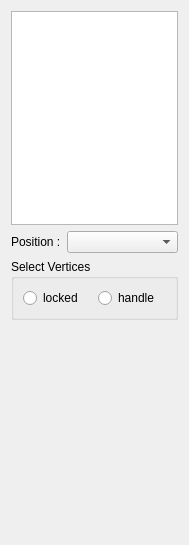
<?xml version="1.0" encoding="UTF-8"?>
<ui version="4.0">
 <class>SurfaceDeformationWidget</class>
 <widget class="QWidget" name="SurfaceDeformationWidget">
  <property name="geometry">
   <rect>
    <x>0</x>
    <y>0</y>
    <width>189</width>
    <height>545</height>
   </rect>
  </property>
  <property name="windowTitle">
   <string>Form</string>
  </property>
  <layout class="QVBoxLayout" name="verticalLayout">
   <item>
    <widget class="QListWidget" name="mapList"/>
   </item>
   <item>
    <layout class="QHBoxLayout" name="horizontalLayout">
     <item>
      <widget class="QLabel" name="label_2">
       <property name="text">
        <string>Position :</string>
       </property>
      </widget>
     </item>
     <item>
      <widget class="QComboBox" name="combo_positionAttribute">
       <property name="sizePolicy">
        <sizepolicy hsizetype="Expanding" vsizetype="Fixed">
         <horstretch>0</horstretch>
         <verstretch>0</verstretch>
        </sizepolicy>
       </property>
      </widget>
     </item>
    </layout>
   </item>
   <item>
    <widget class="QGroupBox" name="groupBox">
     <property name="title">
      <string>Select Vertices</string>
     </property>
     <layout class="QHBoxLayout" name="horizontalLayout_7">
      <item>
       <layout class="QHBoxLayout" name="horizontalLayout_2">
        <item>
         <widget class="QRadioButton" name="radio_locked">
          <property name="text">
           <string>locked</string>
          </property>
         </widget>
        </item>
        <item>
         <widget class="QRadioButton" name="radio_handle">
          <property name="text">
           <string>handle</string>
          </property>
         </widget>
        </item>
       </layout>
      </item>
     </layout>
    </widget>
   </item>
   <item>
    <spacer name="verticalSpacer">
     <property name="orientation">
      <enum>Qt::Vertical</enum>
     </property>
     <property name="sizeHint" stdset="0">
      <size>
       <width>156</width>
       <height>161</height>
      </size>
     </property>
    </spacer>
   </item>
  </layout>
  <zorder>mapList</zorder>
  <zorder>label_2</zorder>
  <zorder>groupBox</zorder>
 </widget>
 <resources/>
 <connections/>
</ui>
